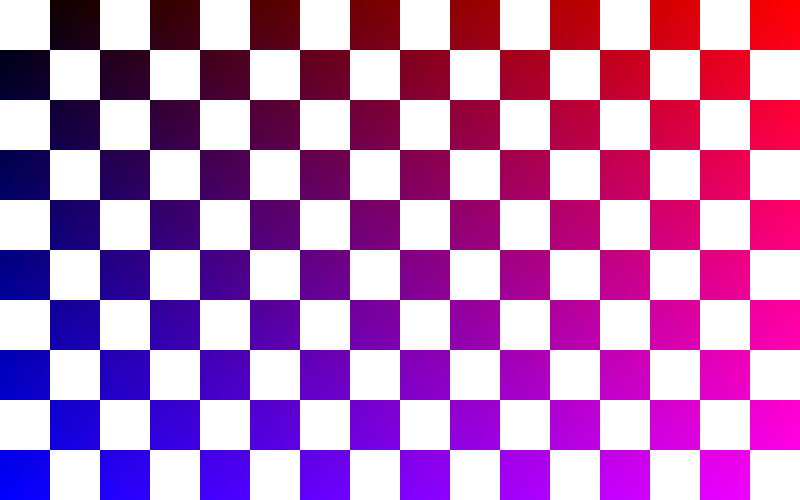
#> input picture test_img.png, 800 x 500 px
$ python example.py
#> lines starting #> are read from the running program, lines starting #| are printed output that depends on the picture; after the words box and inside, x2 and y2 are one past the last pixel; in counts of white or black regions, pixels touching at a corner belong together
#> further down, image is the input picture: shape (500, 800, 3); mean B, G, R 191, 127.5, 191
### dithering.py
import os
import zlib

import cv2 as cv
import numpy as np
import numba as nb

class Dither:

    def __init__(self, palette = None):
        '''
        Initialize Dither object.

        Parameters:
        palette (np.ndarray): Color palette. Default is None.
        '''
        self._palette: np.ndarray = None
        self._dithered_image: np.ndarray = None
        self._index_image: np.ndarray = None

        if palette is not None:
            self.set_palette(palette)
        else:
            palette = np.array([
                [0, 0, 0],
                [255, 255, 255],
                [255, 0, 0],
                [0, 255, 0],
                [0, 0, 255],
                [255, 255, 0],
                [0, 255, 255],
                [255, 0, 255],
                ]) # KWRGBYCM
            self.set_palette(palette)

    def set_palette(self, palette: np.ndarray) -> None:
        self._palette = np.copy(palette)
        self._dithered_image = None
        self._index_image = None

    def get_palette(self) -> np.ndarray:
        return np.copy(self._palette)

    def get_dithered_image(self) -> np.ndarray:
        if self._dithered_image is None:
            raise ValueError('Dithered image is not set. Use calculate_floyd_steinberg() method to calculate dithered image.')
        return np.copy(self._dithered_image)

    # [4 lines left out: function get_index_image, not called in this run]

    def dither(self, image: np.ndarray) -> None:
        '''
        Calculate dithered image from image.
        '''
        self._dithered_image = self._get_floyd_steinberg(image, self._palette)
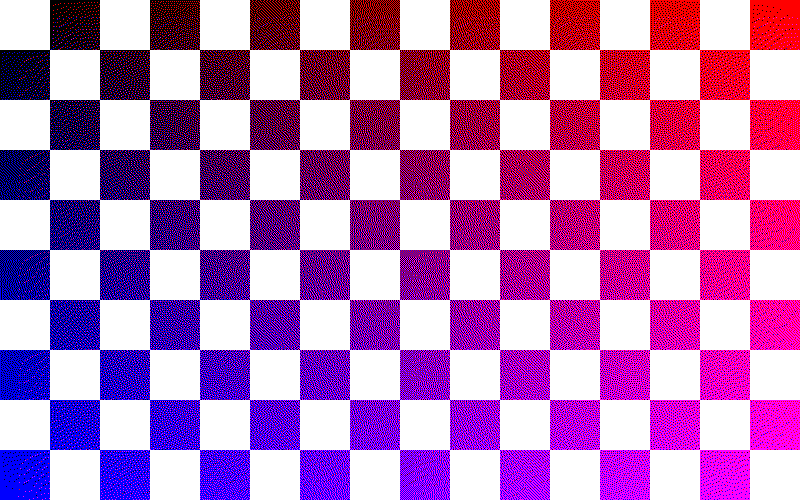
#> self._dithered_image: shape (500, 800, 3); mean B, G, R 191.1, 127.5, 191
        self._index_image = None

    def to_index(self) -> None:
        '''
        Calculate index image from dithered image.
        '''
        if self._dithered_image is None:
            raise ValueError('Dithered image is not set')
        self._index_image = np.zeros(self._dithered_image.shape[:2], dtype=np.uint8)
        palette_size = self._palette.shape[0]
        unique_colors = np.unique(self._dithered_image.reshape(-1, 3), axis=0).shape[0]
#> unique_colors = 5
        if unique_colors > palette_size:
            raise ValueError('Palette must have at least as many colors as the dithered image')
        for i, color in enumerate(self._palette):
            mask = np.all(self._dithered_image == color, axis=2)
            self._index_image[mask] = i
#> this loop made 8 passes
#> pass 1, in to_index, `mask = np.all(self._dithered_image == color, axis=2)`:
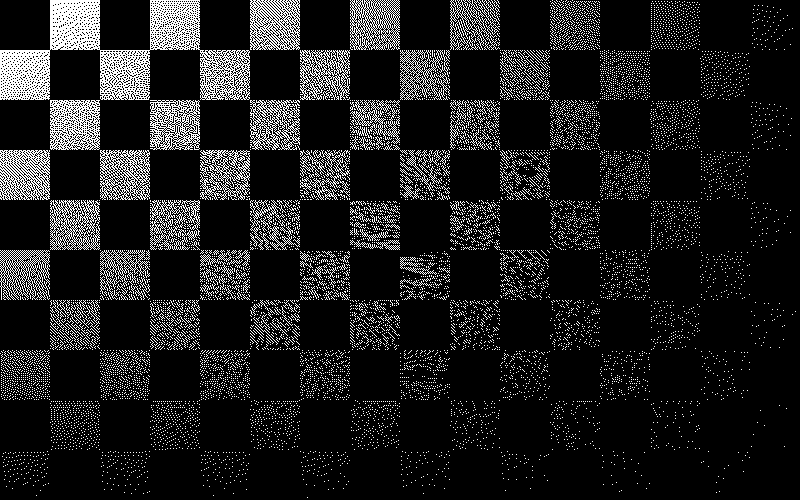
#> mask: shape (500, 800) bool; 12.5% white in thin lines or dots
#> pass 2, in to_index, `mask = np.all(self._dithered_image == color, axis=2)`:
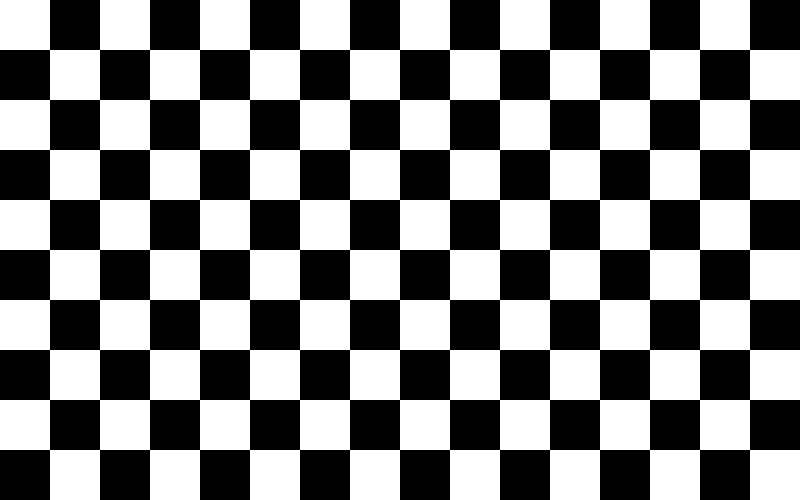
#> mask: shape (500, 800) bool; 50% white; 1 white region, box (x1, y1, x2, y2) and area: (0, 0, 800, 500) 200000
#> pass 3, in to_index, `mask = np.all(self._dithered_image == color, axis=2)`:
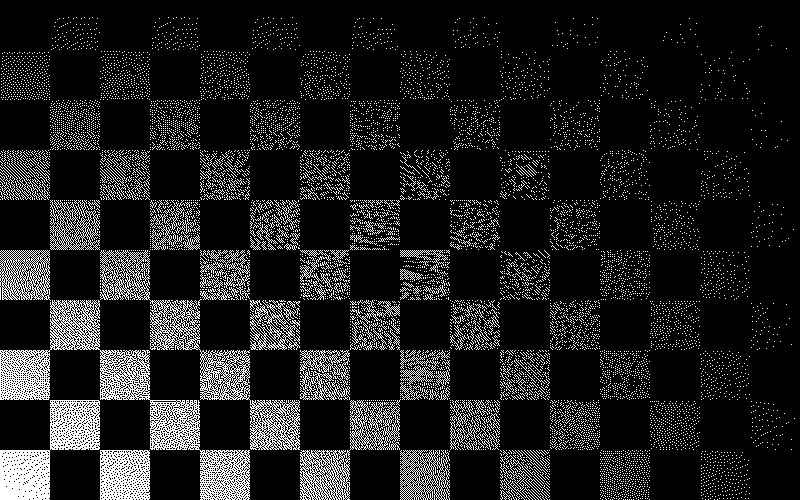
#> mask: shape (500, 800) bool; 12.6% white in thin lines or dots
#> after the loop:
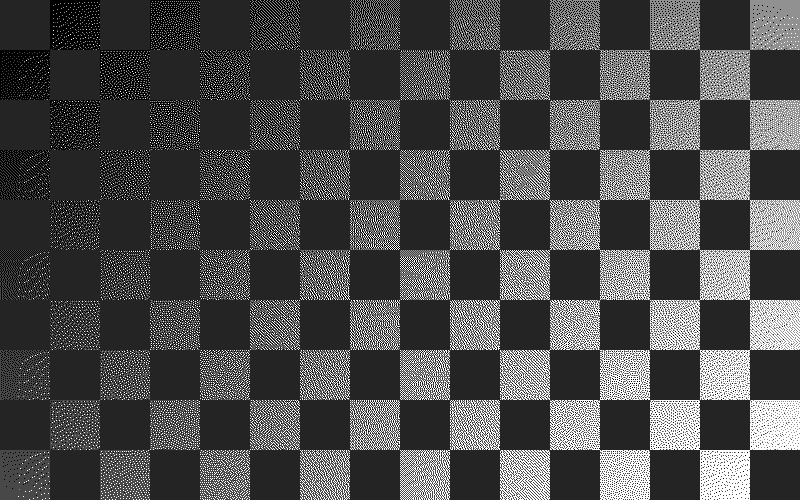
#> self._index_image: shape (500, 800); min 0, max 7, mean 2.12; drawn with min black and max white

    def from_index(self) -> None:
        '''
        Calculate dithered image from index image.
        '''
        if self._index_image is None:
            raise ValueError('Index image is not set')
        self._dithered_image = self._palette[self._index_image]

    def save_index_image(self, filename: str, thumbnail: np.ndarray = None) -> None:
        '''
        Save index image to file.

        Parameters:
        filename (str): Name of the file to save the index image to.
        thumbnail (np.ndarray): Thumbnail image will be saved as png at the beginning of the file.

        Fileformat:
        See fileformat definition in README.md for details.
        '''
#> called with filename = 'index_image.dim.png'
        if self._index_image is None:
            raise ValueError('Index image is not set')
        if os.path.exists(filename):
            os.remove(filename)
        if thumbnail is not None:
            _, buffer = cv.imencode('.png', thumbnail)
#> buffer = 3693 values, max 255 at index 496, min 0 at index 8, mean 123.5
            with open(filename, 'wb') as file:
                file.write(buffer)
        with open(filename, 'a+b') as file:
            ### Start marker
            marker = 0xC55D
            file.write(marker.to_bytes(2, byteorder='big'))
            data_start = file.tell()

            ### Format version number
            version = 1
            file.write(version.to_bytes(1, byteorder='big'))

            ### Header
            header = 'Dithered index image'.encode('utf-8')
            header_size = len(header)
            file.write(header_size.to_bytes(2, byteorder='big'))
            file.write(header)

            ### Dimensions
            height, width = self._index_image.shape
#> height = 500; width = 800
            file.write(height.to_bytes(2, byteorder='big'))
            file.write(width.to_bytes(2, byteorder='big'))

            ### Number of colors in color palette
            number_of_colors = self._palette.shape[0]
            file.write(number_of_colors.to_bytes(1, byteorder='big'))

            ### Color palette
            for color in self._palette:
                for channel in color:
                    channel = int(channel)
                    file.write(channel.to_bytes(1, byteorder='big'))

            ### Color palette size in bits
            color_palette_size_in_bits = int(np.floor(np.log2(number_of_colors)) + 1*(np.log2(number_of_colors) > np.floor(np.log2(number_of_colors))))
            assert color_palette_size_in_bits <= 8, 'Color palette size must be less than or equal to 8 bits'
            file.write(color_palette_size_in_bits.to_bytes(1, byteorder='big'))

            ### Image data
            assert self._index_image.dtype == np.uint8
            bit_arr = np.unpackbits(self._index_image).reshape(-1, 8)[..., -color_palette_size_in_bits:]
            byte_arr = np.packbits(bit_arr)
            file.write(byte_arr)

            ### Calculate CRC checksum
            file.seek(data_start)
            data = file.read()
            checksum = zlib.crc32(data)
            file.write(checksum.to_bytes(4, byteorder='big'))

            ### End marker
            file.write(marker.to_bytes(2, byteorder='big'))

    def load_index_image(self, filename: str) -> None:
        '''
        Load index image from file.

        Parameters:
        filename (str): Name of the file to load the index image from.
        '''
#> called with filename = 'index_image.dim.png'
        with open(filename, 'rb') as file:
            ### If file is a PNG image, move cursor to the end of the png data
            png_signature = b"\x89PNG\r\n\x1a\n"
            if file.read(8) == png_signature:
                while True:
                    # Read chunk length (4 bytes, big-endian)
                    chunk_length_data = file.read(4)
                    if len(chunk_length_data) < 4:
                        raise ValueError("Unexpected end of file")

                    chunk_length = int.from_bytes(chunk_length_data, "big")

                    # Read chunk type (4 bytes)
                    chunk_type = file.read(4)
                    if len(chunk_type) < 4:
                        raise ValueError("Unexpected end of file")

                    # Check if it's the IEND chunk
                    if chunk_type == b"IEND":
                        # Move the cursor to the end of the IEND chunk (data + CRC)
                        file.seek(4, os.SEEK_CUR)  # Skip CRC (4 bytes)
                        break

                    # Skip the chunk data and CRC (length + 4 bytes CRC)
                    file.seek(chunk_length + 4, os.SEEK_CUR)
            else:
                file.seek(0)

            ### Start marker
            marker = int.from_bytes(file.read(2), byteorder='big')
            assert marker == 0xC55D, 'Start marker is incorrect'

            ### Check CRC checksum
            data_start = file.tell()
            file.seek(-6, os.SEEK_END)  # Stop before the checksum (4 bytes) and end marker (2 bytes)
            data_end = file.tell()
            file.seek(data_start)
            data = file.read(data_end - data_start)
            checksum = int.from_bytes(file.read(4), byteorder='big')
            assert zlib.crc32(data) == checksum, 'CRC checksum mismatch'
            file.seek(data_start)

            ### Format version number
            version = int.from_bytes(file.read(1), byteorder='big')
            assert version == 1, 'Format version is incorrect'

            ### Header
            header_size = int.from_bytes(file.read(2), byteorder='big')
            header = file.read(header_size).decode('utf-8')
            print(f'Header: {header}')
            # file.seek(header_size, os.SEEK_CUR)

            ### Dimensions
            height = int.from_bytes(file.read(2), byteorder='big')
            width = int.from_bytes(file.read(2), byteorder='big')

            ### Number of colors in color palette
            number_of_colors = int.from_bytes(file.read(1), byteorder='big')

            ### Color palette
            color_palette = np.zeros((number_of_colors, 3), dtype=np.uint8)
            for i in range(number_of_colors):
                for j in range(3):
                    color_palette[i, j] = int.from_bytes(file.read(1), byteorder='big')

            ### Color palette size in bits
            color_palette_size_in_bits = int.from_bytes(file.read(1), byteorder='big')

            ### Image data
            buffer = file.read()
            byte_array = np.frombuffer(buffer, dtype=np.uint8)[:-2]
            bit_array = np.unpackbits(byte_array)[:height*width*color_palette_size_in_bits].reshape(height, width, color_palette_size_in_bits)
            indices = np.zeros((height, width, 8), dtype=np.uint8)
            indices[..., -color_palette_size_in_bits:] = bit_array
            indices = np.packbits(indices).reshape(height, width)

            ### End marker (from buffer)
            marker = int.from_bytes(buffer[-2:], byteorder='big')
            assert marker == 0xC55D, 'End marker is incorrect'

            ### Set palette and index image
            self._palette = color_palette
            self._index_image = indices

    # [4 lines left out: function _find_nearest_color, not called in this run]

    @staticmethod
    @nb.njit(fastmath=True)
    def _get_floyd_steinberg(image: np.ndarray, palette: np.ndarray) -> np.ndarray:
        if len(image.shape) >= 2:
            height = image.shape[0]
            width = image.shape[1]
        else:
            raise ValueError('Image must be either 2D or 3D')
        dithered_image = np.copy(image).astype(np.float64)
        for y in range(height):
            for x in range(width):
                    old_pixel = np.copy(dithered_image[y, x])
                    diff = palette - old_pixel
                    distances = np.sqrt(np.sum((diff) ** 2, axis=1))
                    new_pixel = palette[np.argmin(distances)]
                    dithered_image[y, x] = new_pixel
                    quant_error = old_pixel - new_pixel

                    if x + 1 < width:
                        dithered_image[y, x + 1] += quant_error * 7 / 16
                    if y + 1 < height:
                        if x > 0:
                            dithered_image[y + 1, x - 1] += quant_error * 3 / 16
                        dithered_image[y + 1, x] += quant_error * 5 / 16
                        if x + 1 < width:
                            dithered_image[y + 1, x + 1] += quant_error * 1 / 16
        return dithered_image.astype(np.uint8)

### example.py
import cv2 as cv
import numpy as np
import time

from dithering import Dither


if __name__ == '__main__':
    image = cv.imread('test_img.png')
    assert image is not None, "Image not found or unable to read."

    new_filename = 'index_image.dim.png' # .png ending helps the OS to see the png file at the beginning of the file

    # create a dithered image
    dither = Dither()
    print('Dithering...')
    tick = time.perf_counter()
    dither.dither(image)
    tock = time.perf_counter()
    print(f'Dithering time: {tock - tick:.3f} s')

    # Convert to index image
    tick = time.perf_counter()
    dither.to_index()
    tock = time.perf_counter()
    print(f'To index time: {tock - tick:.3f} s')

    # save index image to file
    thumbnail = cv.resize(image, (image.shape[1] // 10, image.shape[0] // 10))
    tick = time.perf_counter()
    dither.save_index_image(new_filename, thumbnail=thumbnail)
    tock = time.perf_counter()
    print(f'Save index image time: {tock - tick:.3f} s')

    # load index image from file
    tick = time.perf_counter()
    dither.load_index_image(new_filename)
    tock = time.perf_counter()
    print(f'Load index image time: {tock - tick:.3f} s')

    # convert to dithered image
    tick = time.perf_counter()
    dither.from_index()
    tock = time.perf_counter()
    print(f'From index time: {tock - tick:.3f} s')

    # show dithered image
    cv.imshow('Dithered Image', dither.get_dithered_image())
    key = cv.waitKey(0)
#> (key Esc is pressed here)
    cv.destroyAllWindows()
